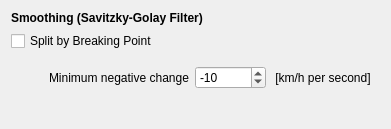
<?xml version="1.0" encoding="UTF-8"?>
<ui version="4.0">
 <class>Smoothing</class>
 <widget class="QWidget" name="Smoothing">
  <property name="geometry">
   <rect>
    <x>0</x>
    <y>0</y>
    <width>391</width>
    <height>129</height>
   </rect>
  </property>
  <property name="windowTitle">
   <string>Form</string>
  </property>
  <layout class="QVBoxLayout" name="verticalLayout">
   <item>
    <widget class="QLabel" name="label">
     <property name="font">
      <font>
       <weight>75</weight>
       <bold>true</bold>
      </font>
     </property>
     <property name="text">
      <string>Smoothing (Savitzky-Golay Filter)</string>
     </property>
    </widget>
   </item>
   <item>
    <widget class="QCheckBox" name="splitCheckBox">
     <property name="text">
      <string>Split by Breaking Point</string>
     </property>
    </widget>
   </item>
   <item>
    <widget class="QWidget" name="horizontalWidget" native="true">
     <property name="minimumSize">
      <size>
       <width>0</width>
       <height>0</height>
      </size>
     </property>
     <layout class="QHBoxLayout" name="horizontalLayout" stretch="1,2,1,1">
      <item>
       <spacer name="horizontalSpacer">
        <property name="orientation">
         <enum>Qt::Horizontal</enum>
        </property>
        <property name="sizeType">
         <enum>QSizePolicy::Preferred</enum>
        </property>
        <property name="sizeHint" stdset="0">
         <size>
          <width>40</width>
          <height>20</height>
         </size>
        </property>
       </spacer>
      </item>
      <item>
       <widget class="QLabel" name="label_2">
        <property name="text">
         <string>Minimum negative change</string>
        </property>
       </widget>
      </item>
      <item>
       <widget class="QSpinBox" name="minDecelBox">
        <property name="minimum">
         <number>-9999999</number>
        </property>
        <property name="maximum">
         <number>0</number>
        </property>
        <property name="value">
         <number>-10</number>
        </property>
       </widget>
      </item>
      <item>
       <widget class="QLabel" name="label_3">
        <property name="text">
         <string> [km/h per second]</string>
        </property>
       </widget>
      </item>
     </layout>
    </widget>
   </item>
   <item>
    <spacer name="verticalSpacer">
     <property name="orientation">
      <enum>Qt::Vertical</enum>
     </property>
     <property name="sizeHint" stdset="0">
      <size>
       <width>20</width>
       <height>40</height>
      </size>
     </property>
    </spacer>
   </item>
  </layout>
 </widget>
 <resources/>
 <connections/>
</ui>
